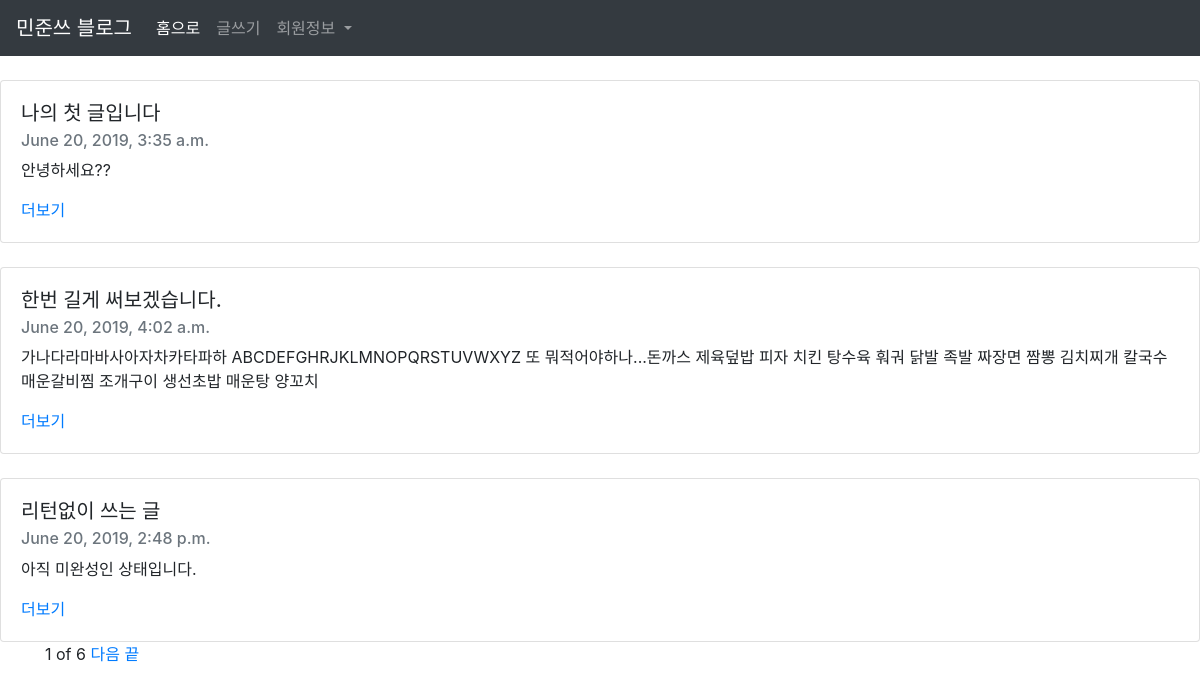
The page / on the database its author committed.
### blog/models.py (models this page shows, shortened)
class Blog(models.Model):
    title = models.CharField(max_length=200)
    pub_date = models.DateTimeField('date published')
    body = models.TextField()
    def summary(self):
        return self.body[:120]

### blog/views.py (the view)
# urls.py: path('', blog.views.home, name='home'),
def home(request):
    blogs = Blog.objects
    blog_list = Blog.objects.all()
    paginator = Paginator(blog_list, 3)
    page = request.GET.get('page')
    posts = paginator.get_page(page)
    return render(request, 'home.html', {'blogs':blogs, 'posts':posts})

### blog/templates/home.html (shortened to what this page needs)
{% extends 'base.html' %}
{%  block contents %}
 <body>
              {% for blog in posts %}
              <div class="card mt-4">
                    <div class="card-body">
                      <h5 class="card-title">{{blog.title}}</h5>
                      <h6 class="card-subtitle mb-2 text-muted">{{blog.pub_date}}</h6>
                      <p class="card-text">{{blog.summary}} </p>
                      <a href="{% url 'detail' blog.id %}" class="card-link">더보기</a>
                    </div>
                  </div>
                  {% endfor %}
                  <div class="container">
                  <span>{{posts.number}}</span>
                  <span>of</span>
                  <span>{{posts.paginator.num_pages}}</span>
                  {%if posts.has_next%}
                  <a href="?page={{posts.next_page_number}}">다음</a>
                  <a href="?page={{posts.paginator.num_pages}}">끝</a>
                  {%endif%}
                  </div>
</body>
{% endblock %}

### rows shown on the page
Blog: title "나의 첫 글입니다", pub_date "June 20, 2019, 3:35 a.m.", summary "안녕하세요??"
Blog: title "한번 길게 써보겠습니다.", pub_date "June 20, 2019, 4:02 a.m.", summary "가나다라마바사아자차카타파하 ABCDEFGHRJKLMNOPQRSTUVWXYZ 또 뭐적어야하나...돈까스 제육덮밥 피자 치킨 탕수육 훠궈 닭발 족발 짜장면 짬뽕 김치찌개 칼국수 매운갈비찜 조개구이 생선초밥 매운탕 양꼬치"
Blog: title "리턴없이 쓰는 글", pub_date "June 20, 2019, 2:48 p.m.", summary "아직 미완성인 상태입니다."

### other values the page prints
{{ posts.number }} "1"
{{ posts.paginator.num_pages }} "6"
